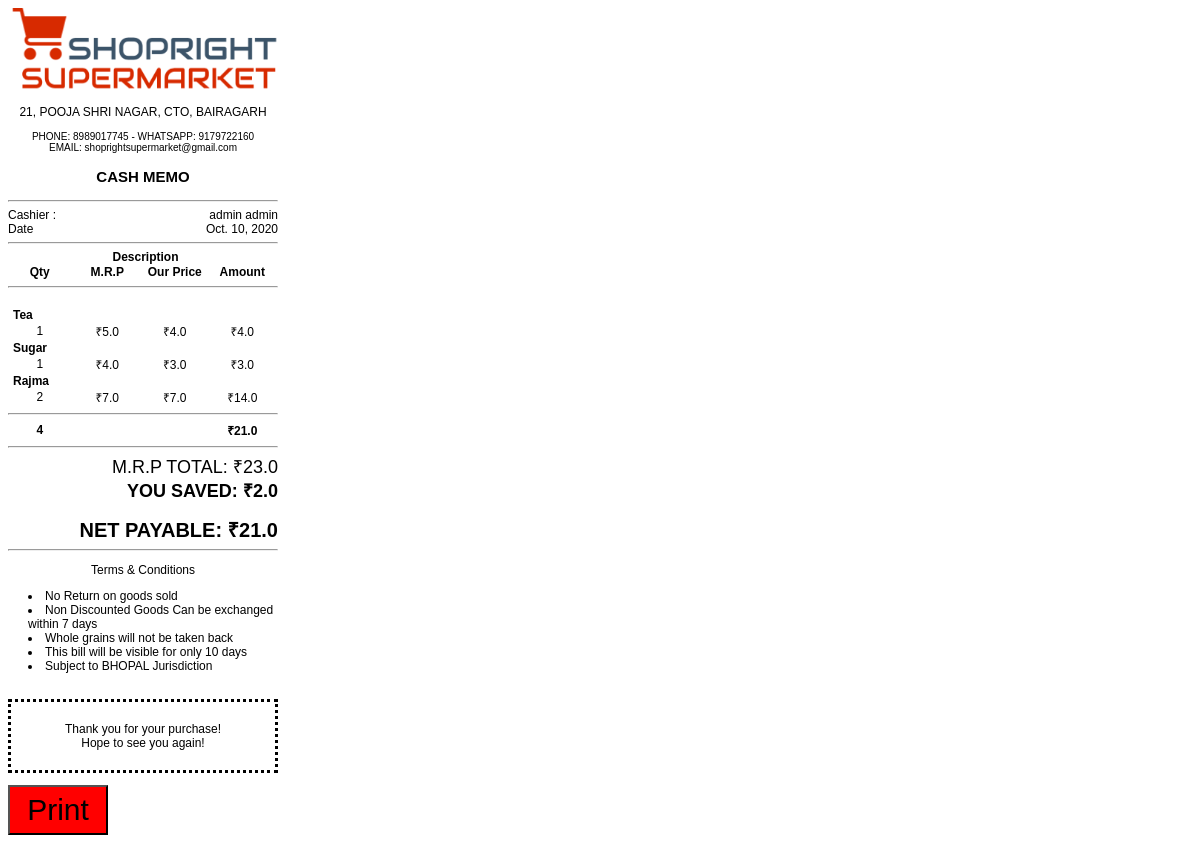
The app's page /pos/receipt/3 with its own data.
### inventory/models.py (models this page shows, shortened)
class Order(models.Model):
    customer = models.ForeignKey(User, on_delete=models.SET_NULL, blank=True, null=True)
    date_order = models.DateField(auto_now_add=True)
    complete = models.BooleanField(default=False, null=True, blank=False)
    @property
    def get_cart_total(self):
        orderitems = self.orderitem_set.all()
        total = sum([item.get_total for item in orderitems])
        return total
    @property
    def get_cart_mrp_total(self):
        orderitems = self.orderitem_set.all()
        total = sum([item.get_mrp_total for item in orderitems])
        return total
    @property
    def get_cart_items_quantity(self):
        orderitems = self.orderitem_set.all()
        total = sum([item.quantity for item in orderitems])
        return total

class OrderItem(models.Model):
    product = models.ForeignKey(Product, on_delete=models.SET_NULL, blank=True, null=True)
    order = models.ForeignKey(Order, on_delete=models.SET_NULL, blank=True, null=True)
    quantity = models.IntegerField(default=0, null=True, blank=True)
    date_added = models.DateField(auto_now_add=True)
    amount = models.FloatField(null=True, blank=True)
    @property
    def get_total(self):
        total = self.quantity * self.product.discount_price
        return total
    @property
    def get_mrp_total(self):
        total = self.quantity * self.product.mrp
        return total

class Product(models.Model):
    """
        IN CASE YOU EVER FUCK UP MIGRATIONS AND YOU HAVE TO ADD SOME FIELDS BUT YOU DELETED OLD MIGRATIONS HISTORY->

        FIRST COMMENT NEW FIELDS AN RUN MIGRATIONS WITH DB CURRENT STATE -> RUN
        $ python manage.py makemigrations
        $ python manage.py migrate appname --fake-initial

        IF RAN SMOOTHLY THEN UNCOMMENT NEW FIELDS AND RUN BELOW LINES.
        $ python manage.py makemigrations
        $ python manage.py migrate

    """
    product_code = models.CharField(primary_key=True, max_length=20)
    name = models.CharField(max_length=100)
    cost = models.FloatField()
    mrp = models.FloatField()
    discount_price = models.FloatField(blank=True, null=True)
    discount_percentage = models.FloatField(blank=True, null=True)
    quantity_unit = models.CharField(max_length=9, choices=Quantity_unit, default="PCS", blank=True, null=True)
    quantity = models.IntegerField(blank=True, null=True)
    weight = models.IntegerField(blank=True, null=True)
    weight_unit = models.CharField(max_length=9, choices=Weight_unit, default="", blank=True, null=True)
    expiry_date = models.DateField(blank=True, null=True)
    company = models.CharField(max_length=100, blank=True, null=True)
    description = models.TextField(blank=True, null=True)
    category = models.ManyToManyField('ProductCategories', blank=True)
    rack_number = models.CharField(max_length=100, blank=True, null=True)

### accounts/models.py (models this page shows, shortened)
class User(AbstractBaseUser):
    email = models.EmailField(verbose_name="email", max_length=60, unique=True)
    username = models.CharField(max_length=30, unique=True)
    firstname = models.CharField(max_length=30)
    lastname = models.CharField(max_length=30)
    phone = models.CharField(max_length=20)
    date_joined = models.DateTimeField(verbose_name="date joined", auto_now_add=True)
    last_login = models.DateTimeField(verbose_name="last login", auto_now=True)
    is_admin = models.BooleanField(default=False)
    is_active = models.BooleanField(default=True)
    is_staff = models.BooleanField(default=False)
    is_superuser = models.BooleanField(default=False)
    USERNAME_FIELD = 'username'
    REQUIRED_FIELDS = ['email', 'firstname', 'lastname']
    objects = UserManager()
    class Meta:
        db_table = "users"
        verbose_name = "user"
        verbose_name_plural = "users"
    def __str__(self):
        return '{} {}'.format(self.firstname, self.lastname)

### pos/views.py (the view)
# urls.py: path('receipt/<int:pk>', receiptView, name='receipt'),
def receiptView(request, pk):
    try:
        order = Order.objects.get(pk=pk, complete=True)
        cart_items = order.orderitem_set.all()
        context = {
            'order': order,
            'cart_items': cart_items,
            'cart_items_quantity': order.get_cart_items_quantity,
            'cart_total': order.get_cart_total,
            'cart_mrp_total': order.get_cart_mrp_total,
            'savings': order.get_cart_mrp_total - order.get_cart_total,
        }
        return render(request, 'pos/receipt.html', context)
    except ObjectDoesNotExist:
        return render(request, 'pos/receipt.html', {'error': "ERROR REASON: "
                                                             "Maybe order doesn't exist,"
                                                             " Check if you have completed the order on POS page,"
                                                             " Check orders page to print the receipt"})

### templates/pos/receipt.html (shortened to what this page needs)
{% load static %}
{% load pos_tags %}
{% if error %}
    <link rel="stylesheet" href="{% static 'css/bootstrap.min.css' %}">
    <div class="alert alert-danger text-center" role="alert">
        {{ error }} <a href="javascript:window.open('','_self').close();">Close Tab</a>
    </div>
{% else %}
    <!DOCTYPE html>
    <html lang="en">
    <head>
        <link rel="stylesheet" href="{% static 'css/receipt.css' %}">
    </head>
    <body>
    <div class="ticket">
        <img src="{% static "images/receipt-logo.png" %}" alt="Logo">
        <p class="centered">21, POOJA SHRI NAGAR, CTO, BAIRAGARH</p>
        <p class="text-small centered">PHONE: 8989017745 - WHATSAPP: 9179722160
            <br>EMAIL: shoprightsupermarket@gmail.com</p>
        <p class="centered h1">CASH MEMO</p>
    <hr>
        <div style="text-align:left;">
            Cashier :
            <span style="float:right;">
                {{ order.customer }}
            </span>
        </div>
    <div style="text-align:left;">
            Date
            <span style="float:right;">
                {{ order.date_order }}
            </span>
        </div>
    <hr>
    <div class="description centered">Description</div>
            <table style="width: 100%">
            <thead>
            <tr>
                <th class="equal">Qty</th>
                <th class="equal">M.R.P</th>
                <th class="equal">Our Price</th>
                <th class="equal">Amount</th>
            </tr>
            </thead>
            </table>
    <hr>
    <br>
                {% for a in cart_items %}
    <div class="description">{{ a.product.name }}
                        </div>
    <table style="width: 100%">
        <thead>
            <tr>
                <td class="equal">{{ a.quantity }}</td>
                <td class="equal">₹{{ a.product.mrp }}</td>
                <td class="equal">₹{{ a.product.discount_price }}</td>
                <td class="equal">₹{{ a.amount }}</td>
            </tr>
        </thead>
    </table>
{% endfor %}
<hr>
    <table style="width: 100%">
            <thead>
            <tr>
                <th class="equal">{{ cart_items_quantity }}</th>
                <th class="equal"></th>
                <th class="equal"></th>
                <th class="equal">₹{{ cart_total }}</th>
            </tr>
            </thead>
            </table>
<hr>
<div style="text-align: right">
    <div class="mrp">M.R.P TOTAL: ₹{{ cart_mrp_total }} </div>
    <div class="save">YOU SAVED: ₹{{ savings }}</div>
    <br>
    <div class="amount">NET PAYABLE: ₹{{ cart_total }} </div>
</div>
<hr>
<p class="centered">Terms & Conditions</p>
    <li class="ml-20">No Return on goods sold</li>
    <li class="ml-20">Non Discounted Goods Can be exchanged within 7 days</li>
    <li class="ml-20">Whole grains will not be taken back</li>
    <li class="ml-20">This bill will be visible for only 10 days</li>
    <li class="ml-20">Subject to BHOPAL Jurisdiction</li>
        <br>
        <p class="footer-receipt-text">Thank you for your purchase!
            <br>Hope to see you again!</p>
    </div>
    <button id="btnPrint" class="hidden-print">Print</button>
    </body>
    </html>
{% endif %}

### static/css/receipt.css (style rules this page uses)
* { font-size: 12px; font-family: 'Arial', serif; line-height: normal; }
.text-small { font-size: 10px; }
.h1 { font-size: 15px; font-weight: bold; }
.ml-20 { margin-left: 20px; }
td, th, tr, table { border-collapse: collapse; }
td.equal { text-align: center; padding-right: 5px; width: 25%; max-width: 25%; }
th.equal { text-align: center; padding-right: 5px; width: 25%; max-width: 25%; }
div.description { font-weight: bold; padding-left: 5px; }
div.mrp { font-size: 18px; }
div.amount { font-weight: bold; font-size: 20px; }
div.save { align-items: center; font-weight: bold; font-size: 18px; }
p.footer-receipt-text { border-style: dotted; padding-top: 20px; padding-bottom: 20px; text-align: center; }
.centered { text-align: center; align-content: center; }
.ticket { width: 270px; max-width: 270px; }
img { max-width: inherit; width: inherit; }
.hidden-print { background-color: red; font-size: 30px; height: 50px; width: 100px }

### records on screen
Order: customer "admin admin", date_order "Oct. 10, 2020"
OrderItem: product.name "Tea", quantity "1", product.mrp "5.0", product.discount_price "4.0", amount "4.0"
OrderItem: product.name "Sugar", quantity "1", product.mrp "4.0", product.discount_price "3.0", amount "3.0"
OrderItem: product.name "Rajma", quantity "2", product.mrp "7.0", product.discount_price "7.0", amount "14.0"

### other values on screen
{{ cart_items_quantity }} "4"
{{ cart_total }} "21.0"
{{ cart_mrp_total }} "23.0"
{{ savings }} "2.0"
